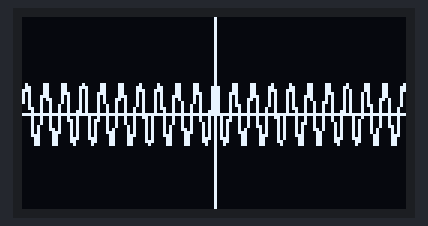
Recording of a program running on a simulated ESP32 board running MicroPython. Parts: 128×64 one-colour display. Library files of the repository ran but are not shown: ssd1306.py. At 0.2 s the program stops and its outputs stay as they are.

Above: at 0.2 s.

The program:

GraphicFunction.py
```python
from machine import Pin, SoftI2C
import Libraries.ssd1306 as ssd1306
import time
import math

# GPIO Pins
SDA_PIN = 26 # Gray
SCL_PIN = 27 # Green

# Display Information
DISPLAY_WIDTH = 128
DISPLAY_HEIGHT = 64

# using SoftI2C
i2c = SoftI2C(sda=Pin(SDA_PIN), scl=Pin(SCL_PIN))
display = ssd1306.SSD1306_I2C(DISPLAY_WIDTH, DISPLAY_HEIGHT, i2c)

def absXPos(x: float):
    return round(x + 64)

def absYPos(y: float):
    return round(32 - y)

def f(x):
    result = 10 * math.cos(x)
    return result

def main():
    display.fill(0)

    # Sumbu X
    display.line(0, 32, 128, 32, 1)

    # Sumbu Y
    display.line(64, 0, 64, 64, 1)

    x = -64

    while x < 64:
        try:
            y = f(x)

            display.pixel(absXPos(x), absYPos(y), 1)
        except:
            pass

        # Incremental accuracy
        x += 0.05

    display.show()
main()
```
